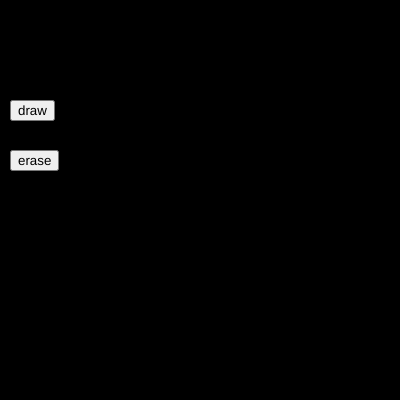
Frame 1 (no input)
Frame 60 (no input): identical to frame 1, image omitted
Frame 120 (the mouse pressed at the canvas centre since frame 60): identical to frame 1, image omitted

The p5.js sketch that drew this single still picture (run headless with seeded random() and noise() and a simulated clock; from frame 60 on, the mouse is pressed at the canvas centre):

// p5.js sketch
// ── sketch.js
let but1, but2; // vars for buttons
let butx, buty;
function setup() {
  createCanvas(400, 400);
  // createButton takes a string as an argument
  // that becomes the label of the button
  but1 = createButton("draw");
  but2 = createButton("erase");
  // these callbacks are the fucntion triggered
  // whenever the button is pressed
  but1.mousePressed(drawCircle);
  but2.mousePressed(eraseBg);
  butx = 10;
  buty = 100;

  but1.position(butx, buty);
  but2.position(10, 150);
  background(0);
  noStroke();
}

function draw() {

  // nothing to see here!
}

// this is triggered when the draw button is pressed
function drawCircle() {
  fill(random(255));
  ellipse(random(width), random(height), random(10, 100));
  butx = -100;
  buty = -100;
  but1.position(butx, buty);
}

// this is triggered when the erase button is pressed
function eraseBg() {
  background(0);
  butx = 10;
  buty = 100;
  but1.position(butx, buty);
}

// ── style.css
html,
body {
  margin: 0;
  padding: 0;
}

canvas {
  display: block;
}

button {
  background-color: #4CAF50;
  /* Green */
  border: none;
  color: white;
  padding: 15px 32px;
  text-align: center;
  text-decoration: none;
  display: inline-block;
  font-size: 16px;
}
